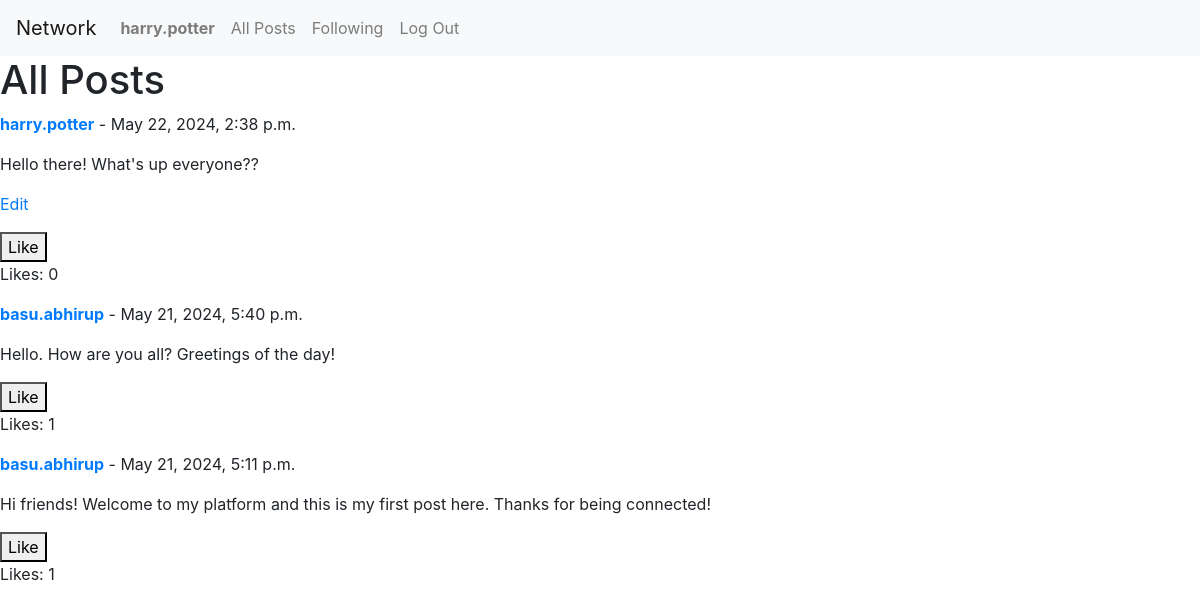
The page /posts (signed in) on the database its author committed.
### network/models.py (models this page shows, shortened)
class User(AbstractUser):
    pass

class Post(models.Model):
  user = models.ForeignKey(User, on_delete=models.CASCADE)
  content = models.TextField()
  timestamp = models.DateTimeField(auto_now_add=True)
  likes = models.PositiveIntegerField(default=0)

### network/views.py (the view)
# urls.py: path("posts", views.posts, name="posts"),
@csrf_exempt
def posts(request):
  if request.method == 'POST':
    if not request.user.is_authenticated:
      return JsonResponse({'error': 'Authentication required'}, status=401)
    try:
      data = json.loads(request.body)
      content = data.get('content')
      print(content)
    except Exception as e:
      return JsonResponse({'error': 'Invalid data format'}, status=400)
    if not content:
      return JsonResponse({'error': 'Content cannot be empty'}, status=400)
    user = get_user_model().objects.get(username=request.user.username)
    new_post = Post.objects.create(user=user, content=content)
    return JsonResponse({'message': 'Post created successfully', 'id': new_post.id}, status=201)
  elif request.method == 'GET':
    all_posts = Post.objects.all().prefetch_related('liked_by').order_by('-timestamp')
    posts = []
    for post in all_posts:
      already_liked = post.liked_by.filter(user=request.user).exists()
      posts.append({
        'post': post,
        'already_liked': already_liked,
        })
    return render(request, 'network/all_posts.html', {
        'posts': posts
    })
  else:
    return JsonResponse({'error': 'Method not allowed'}, status=405)

### network/templates/network/all_posts.html
{% extends "network/layout.html" %}
{% block body %}
    <h1>All Posts</h1>
    {% for post in posts %}
    <div class="post">
        <p><a href="{% url 'profile' post.post.user.username %}"><b>{{ post.post.user.username }}</b></a> - {{ post.post.timestamp }}</p>
        <p>{{ post.post.content }}</p>
        {% if user.is_authenticated %}
            {% if post.post.user == user %}
                <p><a href="#">Edit</a></p>
            {% endif %}
            <button class="like-button" data-post-id="{{ post.post.id }}" onclick="handleLiking(event)">
                {% if post.already_liked == True %}
                    Unlike
                {% else %}
                    Like
                {% endif %}
            </button>
        {% endif %}
        <p id="like-count-{{ post.post.id }}">Likes: {{ post.post.likes }}</p>
        </div>
    {% endfor %}
{% endblock %}

### network/templates/network/layout.html (shortened to what this page needs)
{% load static %}
<!DOCTYPE html>
<html lang="en">
    <head>
        <link rel="stylesheet" href="https://stackpath.bootstrapcdn.com/bootstrap/4.4.1/css/bootstrap.min.css">
        <link href="{% static 'network/styles.css' %}" rel="stylesheet">
    </head>
    <body>
        <nav class="navbar navbar-expand-lg navbar-light bg-light">
            <a class="navbar-brand" href="{% url 'index' %}">Network</a>
            <div>
              <ul class="navbar-nav mr-auto">
                {% if user.is_authenticated %}
                    <li class="nav-item">
                        <a class="nav-link" href="{% url 'profile' user.username %}"><strong>{{ user.username }}</strong></a>
                    </li>
                {% endif %}
                <li class="nav-item">
                  <a class="nav-link" href="{% url 'posts' %}">All Posts</a>
                </li>
                {% if user.is_authenticated %}
                    <li class="nav-item">
                        <a class="nav-link" href="{% url 'following_posts' %}">Following</a>
                    </li>
                    <li class="nav-item">
                        <a class="nav-link" href="{% url 'logout' %}">Log Out</a>
                    </li>
                {% endif %}
              </ul>
            </div>
          </nav>
        <div class="body">
            {% block body %}
            {% endblock %}
        </div>
    </body>
</html>

### rows shown on the page
User: username "harry.potter"
Post: post.user.username "harry.potter", post.timestamp "May 22, 2024, 2:38 p.m.", post.content "Hello there! What's up everyone??", shows "Edit", post.likes "0"
Post: post.user.username "basu.abhirup", post.timestamp "May 21, 2024, 5:40 p.m.", post.content "Hello. How are you all? Greetings of the day!", post.likes "1"
Post: post.user.username "basu.abhirup", post.timestamp "May 21, 2024, 5:11 p.m.", post.content "Hi friends! Welcome to my platform and this is my first post here. Thanks for being connected!", post.likes "1"
